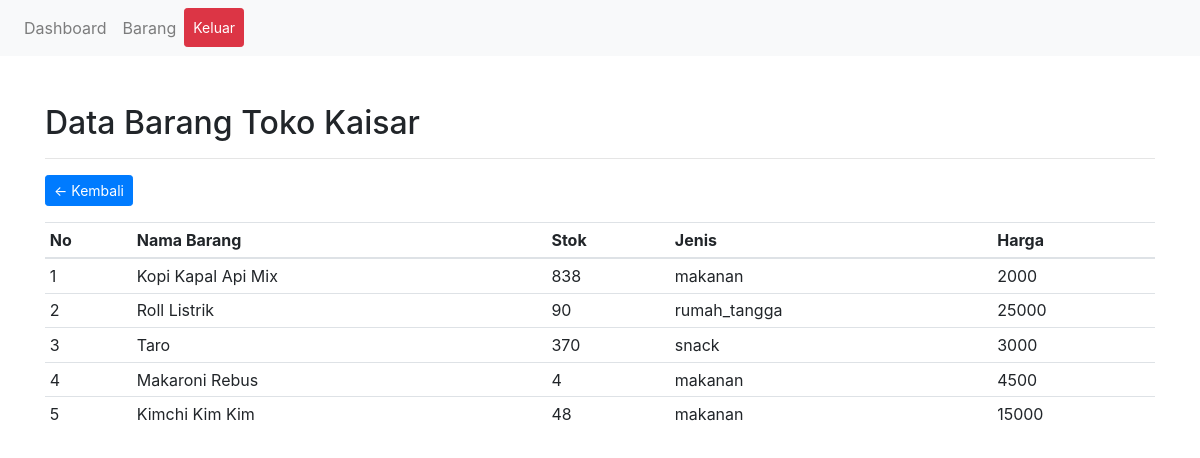
/petugas/data-barang.php (signed in), run on the app's committed database.
### tables this page shows
CREATE TABLE `tb_barang` (
  `id` int(11) NOT NULL,
  `nama_barang` varchar(255) NOT NULL,
  `stok_barang` bigint(20) NOT NULL,
  `jenis_barang` varchar(255) NOT NULL,
  `harga` varchar(100) NOT NULL
);

### petugas/data-barang.php (called while the page is built, shortened)
<?php
require_once '../config/db.php';
$sql 			= "SELECT * FROM tb_barang";
$query 			= $conn->query($sql);
$data_barang 	= $query->fetch_all(MYSQLI_ASSOC);
$no = 1;
require_once 'includes/header.php';
require_once 'includes/barang.php';
require_once 'includes/footer.php';

### petugas/includes/barang.php (the view)
<div class="container mt-5">
	<h2>Data Barang Toko Kaisar</h2>
	<hr>
	<a href="index.php" class="btn btn-primary btn-sm float-left">&larr; Kembali</a>
	<div class="clearfix"></div>
	<table class="table table-sm mt-3">
		<thead>
			<tr>
				<th>No</th>
				<th>Nama Barang</th>
				<th>Stok</th>
				<th>Jenis</th>
				<th>Harga</th>
			</tr>
		</thead>
		<tbody>
			<?php foreach ($data_barang as $barang): ?>
			<tr>
				<td><?= $no++ ?></td>
				<td><?= $barang['nama_barang'] ?></td>
				<td><?= $barang['stok_barang'] ?></td>
				<td><?= $barang['jenis_barang'] ?></td>
				<td><?= $barang['harga'] ?></td>
			</tr>
			<?php endforeach ?>
		</tbody>
	</table>
</div>

### data on the page
tb_barang: nama_barang "Kopi Kapal Api Mix", stok_barang "838", jenis_barang "makanan", harga "2000"
tb_barang: nama_barang "Roll Listrik", stok_barang "90", jenis_barang "rumah_tangga", harga "25000"
tb_barang: nama_barang "Taro", stok_barang "370", jenis_barang "snack", harga "3000"
tb_barang: nama_barang "Makaroni Rebus", stok_barang "4", jenis_barang "makanan", harga "4500"
tb_barang: nama_barang "Kimchi Kim Kim", stok_barang "48", jenis_barang "makanan", harga "15000"
